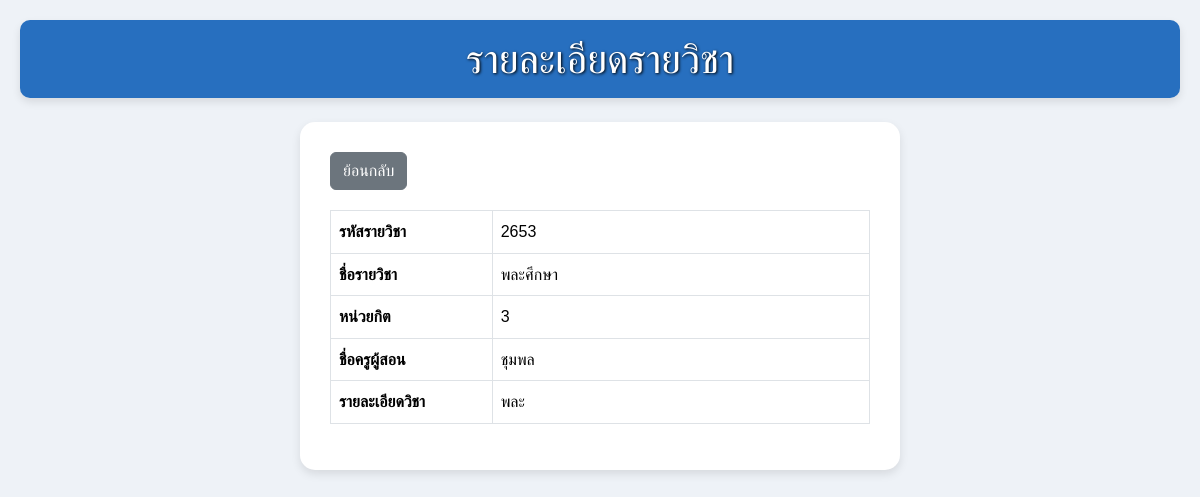
/view_subject.php?id=2 (signed in), run on the app's committed database.
### tables this page shows
CREATE TABLE `subjects` (
  `id` int(11) NOT NULL,
  `subject_code` varchar(50) NOT NULL,
  `subject_name` varchar(255) NOT NULL,
  `credits` int(11) NOT NULL,
  `teacher_name` varchar(255) NOT NULL,
  `subject_description` text DEFAULT NULL
);

### view_subject.php (the view, shortened to what this page needs)
<?php
require 'config.php';
$subject_id = $_GET['id'];
$stmt = $conn->prepare("SELECT * FROM subjects WHERE id = ?");
$stmt->bind_param("i", $subject_id);
$stmt->execute();
$result = $stmt->get_result();
$subject = $result->fetch_assoc();
?>
<!DOCTYPE html>
<html lang="en">
<head>
    <link href="https://cdn.jsdelivr.net/npm/bootstrap@5.3.3/dist/css/bootstrap.min.css" rel="stylesheet">
    <link rel="stylesheet" href="style.css">
</head>
<body>
    <h1 id="title">รายละเอียดรายวิชา</h1>
    <div class="container mt-4">
        <div class="d-flex justify-content-between mb-3">
            <a href="all_subject.php" class="btn btn-secondary">ย้อนกลับ</a>
        </div>
        <table class="table table-bordered">
            <tr>
                <th>รหัสรายวิชา</th>
                <td><?php echo htmlspecialchars($subject['subject_code']); ?></td>
            </tr>
            <tr>
                <th>ชื่อรายวิชา</th>
                <td><?php echo htmlspecialchars($subject['subject_name']); ?></td>
            </tr>
            <tr>
                <th>หน่วยกิต</th>
                <td><?php echo htmlspecialchars($subject['credits']); ?></td>
            </tr>
            <tr>
                <th>ชื่อครูผู้สอน</th>
                <td><?php echo htmlspecialchars($subject['teacher_name']); ?></td>
            </tr>
            <tr>
                <th>รายละเอียดวิชา</th>
                <td><?php echo htmlspecialchars($subject['subject_description']); ?></td>
            </tr>
        </table>
    </div>
</body>
</html>

### style.css (style rules this page uses)
* { margin: 0; padding: 0; box-sizing: border-box; }
body { background-color: #6cb4ff; font-family: Arial, sans-serif; line-height: 1.6; color: #333; padding: 20px; }
#title { text-align: center; margin-bottom: 20px; padding: 10px; background-color: #2773c7; box-shadow: 1px 1px 5px black; color: #fff; text-shadow: 1px 1px 3px black; border-radius: 5px; }
.container { max-width: 500px; margin: 0 auto; padding: 20px; background-color: #276FBF; border-radius: 15px; color: #fff; box-shadow: 1px 1px 5px rgba(0, 0, 0, 0.1); }

### view_subject.php (style rules this page uses)
body { background-color: #eef2f7; font-family: Arial, sans-serif; }
#title { text-align: center; padding: 15px; background-color: #276FBF; color: white; margin-bottom: 20px; border-radius: 10px; box-shadow: 0 4px 8px rgba(0, 0, 0, 0.1); }
.container { background-color: white; padding: 30px; border-radius: 15px; box-shadow: 0 4px 10px rgba(0, 0, 0, 0.1); max-width: 600px; margin: auto; }
.btn { font-size: 1rem; }
.table { margin-top: 20px; }
th { width: 30%; background-color: #f8f9fa; }

### data on the page
subjects: subject_code "2653", subject_name "พละศึกษา", credits "3", teacher_name "ชุมพล", subject_description "พละ"
